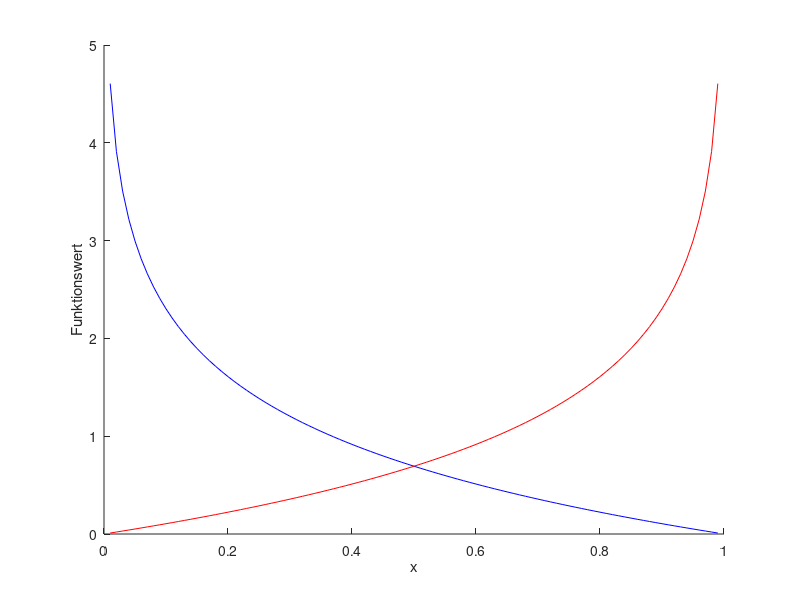

Here is the MATLAB script that generated this plot: (Note: this script raises an error after producing the figure.)
x = [0.01:0.01:0.99];
y = -log(x);
y2 = -log(1-x);
hold on;
plot(x,y,'b')
plot(x,y2,'r')
xlabel('x')
ylabel('Funktionswert')
legend({'-log(x)','-log(1-x)'},'Location','N')